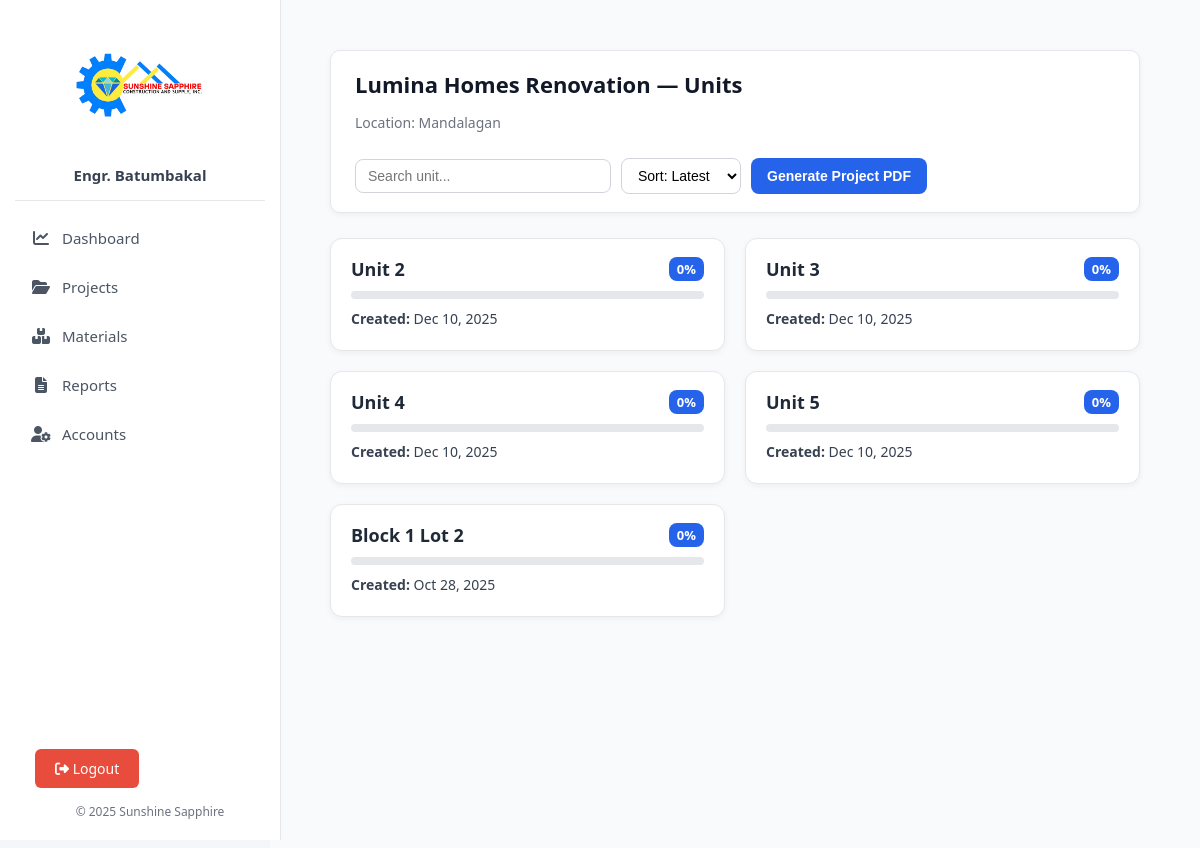
/reports/view_units.php?project_id=2 (signed in), run on the app's committed database.
### tables this page shows
CREATE TABLE `projects` (
  `id` int(11) NOT NULL AUTO_INCREMENT,
  `name` varchar(255) NOT NULL,
  `location` varchar(255) DEFAULT NULL,
  `units` int(11) NOT NULL DEFAULT 0,
  `progress` int(11) DEFAULT 0,
  `status` enum('Ongoing','Completed','Pending') NOT NULL DEFAULT 'Pending',
  `is_deleted` tinyint(1) DEFAULT 0,
  `deleted_at` datetime DEFAULT NULL,
  `created_at` timestamp NOT NULL DEFAULT current_timestamp(),
  `folder_path` varchar(255) DEFAULT NULL,
  PRIMARY KEY (`id`)
);

CREATE TABLE `project_units` (
  `id` int(11) NOT NULL AUTO_INCREMENT,
  `project_id` int(11) NOT NULL,
  `name` varchar(100) NOT NULL,
  `description` text DEFAULT NULL,
  `progress` int(11) DEFAULT 0,
  `created_at` datetime DEFAULT current_timestamp(),
  PRIMARY KEY (`id`),
  KEY `project_id` (`project_id`),
  CONSTRAINT `project_units_ibfk_1` FOREIGN KEY (`project_id`) REFERENCES `projects` (`id`) ON DELETE CASCADE
);

### reports/view_units.php (the view, shortened to what this page needs)
<?php
require_once __DIR__ . '/../includes/header.php';
require_once __DIR__ . '/../includes/db.php';
$project_id = (int)$_GET['project_id'];
$project = $conn->query("SELECT * FROM projects WHERE id = $project_id LIMIT 1")->fetch_assoc();
$sort_option = $_GET['sort'] ?? 'latest';
switch ($sort_option) {
    default:
        $order_by = 'created_at DESC';
        break;
}
$query = "SELECT id, name, progress, created_at
          FROM project_units
          WHERE project_id = $project_id
          ORDER BY $order_by";
$result = $conn->query($query);
?>
<div class="content-wrapper">
  <div class="header-container">
    <div class="reports-header">
      <div>
        <h2><?= htmlspecialchars($project['name']) ?> — Units</h2>
        <p class="subtitle">Location: <?= htmlspecialchars($project['location']) ?></p>
      </div>
      <div class="controls">
        <input
          type="text"
          id="searchInput"
          placeholder="Search unit..."
          onkeyup="filterUnits()"
        >
        <form method="GET" id="sortForm">
          <select name="sort" onchange="document.getElementById('sortForm').submit();">
            <option value="latest" <?= $sort_option === 'latest' ? 'selected' : '' ?>>Sort: Latest</option>
          </select>
        </form>
        <button class="btn-generate" onclick="window.location.href='generate_project_pdf.php?project_id=<?= $project_id ?>'">
          Generate Project PDF
        </button>
      </div>
    </div>
  </div>
  <div class="unit-grid" id="unitGrid">
    <?php if ($result && $result->num_rows > 0): ?>
      <?php while ($unit = $result->fetch_assoc()): ?>
        <div class="unit-card"
             data-name="<?= strtolower($unit['name']) ?>"
             onclick="window.location.href='view_unit_reports.php?unit_id=<?= $unit['id'] ?>&project_id=<?= $project_id ?>'">
          <div class="unit-header">
            <h3><?= htmlspecialchars($unit['name']) ?></h3>
            <span class="progress-badge"><?= $unit['progress'] ?>%</span>
          </div>
          <div class="progress-bar">
          </div>
          <p><strong>Created:</strong> <?= date('M d, Y', strtotime($unit['created_at'])) ?></p>
        </div>
      <?php endwhile; ?>
    <?php else: ?>
      <p class="no-data">No units found for this project.</p>
    <?php endif; ?>
  </div>
</div>
<?php
require_once __DIR__ . '/../includes/footer.php';
?>

### includes/header.php (style rules this page uses)
body { margin: 0; font-family: "Segoe UI", sans-serif; background-color: #f4f6f9; color: #2c3e50; }

### reports/view_units.php (style rules this page uses)
.content-wrapper { padding: 20px; background: #f8fafc; }
.header-container { background: #ffffff; border: 1px solid #e5e7eb; border-radius: 10px; padding: 18px 24px; box-shadow: 0 2px 6px rgba(0, 0, 0, 0.05); margin-bottom: 25px; }
.reports-header { display: flex; justify-content: space-between; align-items: center; flex-wrap: wrap; gap: 12px; }
.reports-header h2 { font-size: 22px; font-weight: 700; color: #111827; margin: 0; }
.subtitle { color: #6b7280; font-size: 14px; }
.controls { display: flex; gap: 10px; align-items: center; flex-wrap: wrap; }
.controls input, .controls select { padding: 8px 12px; border: 1px solid #d1d5db; border-radius: 8px; font-size: 14px; background-color: #fff; transition: border-color 0.2s, box-shadow 0.2s; }
.controls input { width: 230px; }
.btn-generate { background: #2563eb; color: #fff; padding: 10px 16px; border: none; border-radius: 8px; font-weight: 600; cursor: pointer; font-size: 14px; transition: background-color 0.2s; }
.unit-grid { display: grid; grid-template-columns: repeat(auto-fill, minmax(290px, 1fr)); gap: 20px; }
.unit-card { background: #fff; border: 1px solid #e5e7eb; border-radius: 12px; padding: 18px 20px; box-shadow: 0 2px 6px rgba(0, 0, 0, 0.05); transition: all 0.2s ease; cursor: pointer; }
.unit-header { display: flex; justify-content: space-between; align-items: center; margin-bottom: 8px; }
.unit-header h3 { font-size: 18px; color: #1f2937; margin: 0; }
.progress-badge { background-color: #2563eb; color: #fff; padding: 3px 8px; border-radius: 8px; font-size: 13px; font-weight: 600; }
.progress-bar { background-color: #e5e7eb; border-radius: 8px; overflow: hidden; height: 8px; margin: 10px 0; }
.unit-card p { font-size: 14px; color: #374151; margin: 4px 0; }

### data on the page
projects: name "Lumina Homes Renovation", location "Mandalagan"
project_units: name "Unit 2", progress "0", created_at "Dec 10, 2025"
project_units: name "Unit 3", progress "0", created_at "Dec 10, 2025"
project_units: name "Unit 4", progress "0", created_at "Dec 10, 2025"
project_units: name "Unit 5", progress "0", created_at "Dec 10, 2025"
project_units: name "Block 1 Lot 2", progress "0", created_at "Oct 28, 2025"

### other printed values
$_SESSION['display_name'] "Engr. Batumbakal"
